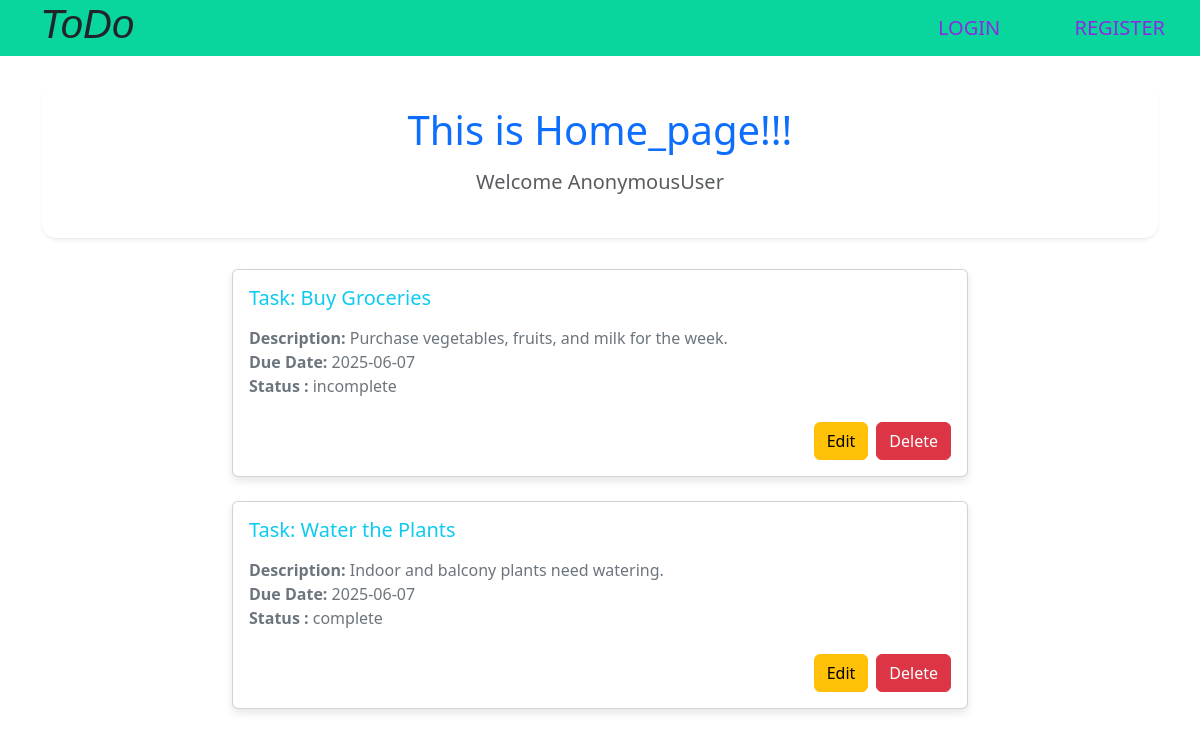
Page /base/home on the committed database.
### base/models.py (models this page shows)
class TaskModel(models.Model):
    Title=models.CharField(max_length=100)
    Description=models.CharField(max_length=100)
    Due_date=models.CharField(default=date.today)
    priority=models.IntegerField(default=0)
    Status=models.CharField(default='incomplete')

### base/views.py (the view)
# urls.py: path('home',views.home,name='home'),
def home(request):
    if request.method=='GET':
        all=TaskModel.objects.all()
    return render(request,'home.html',{'all':all})

### base/templates/home.html (shortened to what this page needs)
<!DOCTYPE html>
<html lang="en">
<head>
    <link href="https://cdn.jsdelivr.net/npm/bootstrap@5.3.3/dist/css/bootstrap.min.css" rel="stylesheet" xintegrity="sha384-QWTKZyjpPEjISv5WaRU9OFeRpok6YctnYmDr5pNlyT2bRjXh0JMhjY6hW+ALEwIH">
</head>
<body>
{% extends 'main.html' %}
{% block content %}
    <div class="container">
        <div class="header-section text-center">
            <h1 class="mb-3 text-primary">This is Home_page!!!</h1>
            <h2 class="lead text-muted mb-4"><b>Welcome {{request.user}}</b></h2>
        </div>
        <div class="row justify-content-center">
            <div class="col-12 col-md-10 col-lg-8">
                {% for i in all %}
                <div class="card mb-4">
                    <div class="card-body">
                        <h5 class="card-title text-info mb-3">Task: {{i.Title}}</h5>
                        <p class="card-text text-secondary">
                            <strong>Description:</strong> {{i.Description}}
                            <br><strong>Due Date:</strong> {{i.Due_date}}
                            <br><strong>Status :</strong> {{i.Status}}
                        </p>
                        <div class="d-flex justify-content-end mt-4">
                            <a href="{% url 'edit' i.id%}" class="btn btn-warning me-2">Edit</a>
                            <a href="{% url 'delete' i.id%}" class="btn btn-danger">Delete</a>
                        </div>
                    </div>
                </div>
                {% empty %}
                <div class="alert alert-info text-center" role="alert">
                    No tasks found. Add some tasks to get started!
                </div>
                {% endfor %}
            </div>
        </div>
    </div>
    {% endblock %}

### templates/main.html (shortened to what this page needs)
{% load static %}
<!DOCTYPE html>
<html lang="en">
<head>
    <link rel="stylesheet" href="{% static 'style.css' %}">
    <link href="https://cdn.jsdelivr.net/npm/bootstrap@5.3.0/dist/css/bootstrap.min.css" rel="stylesheet">
</head>
<body>
    {% include 'nav.html' %}
    {% block content %}
    {% endblock content %}
</body>
</html>

### templates/nav.html
<nav>
    <h1>ToDo </h1>
    <div class="links">
        {% if request.user.is_authenticated %}
        <a href="{% url 'home' %}">HOME</a>
        <a href="{% url 'add' %}">ADD</a>
        <a href="{% url 'logout_' %}">LOGOUT</a>
        {% else %}
        <a href="{% url 'login_' %}">LOGIN</a>
        <a href="{% url 'register' %}">REGISTER</a>
        {% endif %}
    </div>
</nav>

### base/templates/home.html (style rules this page uses)
body { font-family: 'Inter', sans-serif; background-color: #f8f9fa; }
.container { margin-top: 30px; margin-bottom: 30px; }
.card { border-radius: 15px; box-shadow: 0 4px 8px rgba(0, 0, 0, 0.1); transition: transform 0.2s ease-in-out; }
.btn { border-radius: 8px; }
h1, h2, h3, h4, h5, h6 { font-weight: 600; }
.header-section { background-color: #ffffff; padding: 20px; border-bottom: 1px solid #e9ecef; margin-bottom: 30px; border-radius: 15px; box-shadow: 0 2px 4px rgba(0, 0, 0, 0.05); }

### rows in the picture
TaskModel: Title "Buy Groceries", Description "Purchase vegetables, fruits, and milk for the week.", Due_date "2025-06-07", Status "incomplete"
TaskModel: Title "Water the Plants", Description "Indoor and balcony plants need watering.", Due_date "2025-06-07", Status "complete"

### other values in the picture
{{ request.user }} "AnonymousUser"
